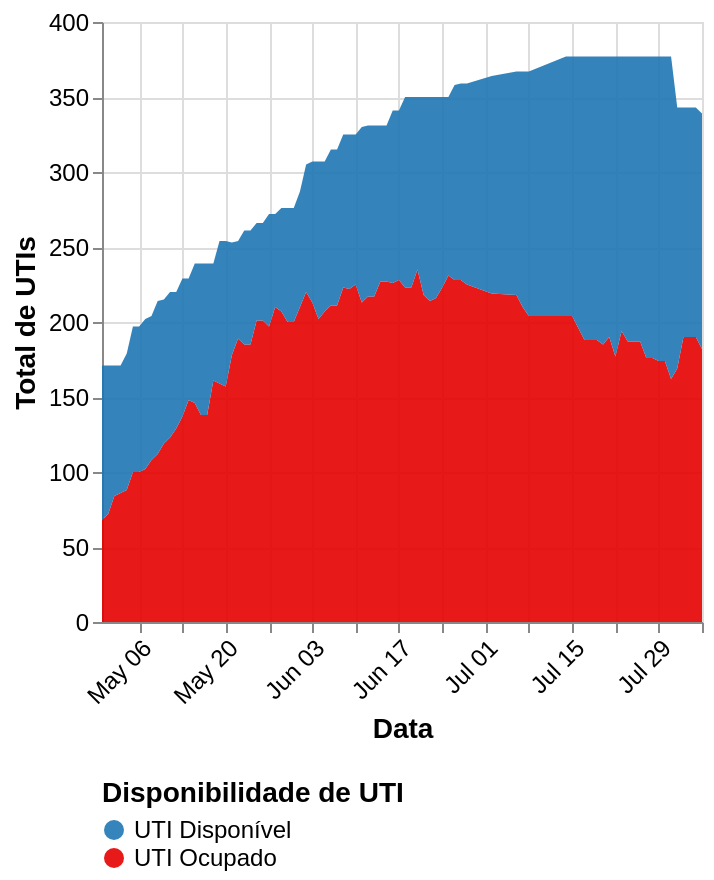

Express this chart as Vega-Lite.
### Vega-Lite specification from a JSON file in a GitHub repository (floating-point values rounded to 4 significant figures)
{"$schema": "https://vega.github.io/schema/vega-lite/v5.json", "width": "container", "data": {"values": [{"data": "2020-04-30", "uti_disponivel": "103", "uti_ocupado": "68", "uti_total": "171", "enfermaria_disponivel": "328", "enfermaria_ocupado": "97", "enfermaria_total": "425", "total_disponivel": "431", "total_ocupado": "165", "total": "596"}, {"data": "2020-05-01", "uti_disponivel": "99", "uti_ocupado": "72", "uti_total": "171", "enfermaria_disponivel": "328", "enfermaria_ocupado": "97", "enfermaria_total": "425", "total_disponivel": "427", "total_ocupado": "169", "total": "596"}, {"data": "2020-05-02", "uti_disponivel": "87", "uti_ocupado": "84", "uti_total": "171", "enfermaria_disponivel": "331", "enfermaria_ocupado": "94", "enfermaria_total": "425", "total_disponivel": "418", "total_ocupado": "178", "total": "596"}, {"data": "2020-05-03", "uti_disponivel": "85", "uti_ocupado": "86", "uti_total": "171", "enfermaria_disponivel": "322", "enfermaria_ocupado": "113", "enfermaria_total": "435", "total_disponivel": "407", "total_ocupado": "199", "total": "606"}, {"data": "2020-05-04", "uti_disponivel": "91", "uti_ocupado": "88", "uti_total": "179", "enfermaria_disponivel": "314", "enfermaria_ocupado": "122", "enfermaria_total": "436", "total_disponivel": "405", "total_ocupado": "210", "total": "615"}, {"data": "2020-05-05", "uti_disponivel": "97", "uti_ocupado": "100", "uti_total": "197", "enfermaria_disponivel": "336", "enfermaria_ocupado": "121", "enfermaria_total": "457", "total_disponivel": "433", "total_ocupado": "221", "total": "654"}, {"data": "2020-05-06", "uti_disponivel": "97", "uti_ocupado": "100", "uti_total": "197", "enfermaria_disponivel": "345", "enfermaria_ocupado": "112", "enfermaria_total": "457", "total_disponivel": "442", "total_ocupado": "212", "total": "654"}, {"data": "2020-05-07", "uti_disponivel": "100", "uti_ocupado": "102", "uti_total": "202", "enfermaria_disponivel": "345", "enfermaria_ocupado": "123", "enfermaria_total": "468", "total_disponivel": "445", "total_ocupado": "225", "total": "670"}, {"data": "2020-05-08", "uti_disponivel": "96", "uti_ocupado": "108", "uti_total": "204", "enfermaria_disponivel": "333", "enfermaria_ocupado": "137", "enfermaria_total": "470", "total_disponivel": "429", "total_ocupado": "245", "total": "674"}, {"data": "2020-05-09", "uti_disponivel": "102", "uti_ocupado": "112", "uti_total": "214", "enfermaria_disponivel": "326", "enfermaria_ocupado": "144", "enfermaria_total": "470", "total_disponivel": "428", "total_ocupado": "256", "total": "684"}, {"data": "2020-05-10", "uti_disponivel": "96", "uti_ocupado": "119", "uti_total": "215", "enfermaria_disponivel": "332", "enfermaria_ocupado": "138", "enfermaria_total": "470", "total_disponivel": "428", "total_ocupado": "257", "total": "685"}, {"data": "2020-05-11", "uti_disponivel": "97", "uti_ocupado": "123", "uti_total": "220", "enfermaria_disponivel": "323", "enfermaria_ocupado": "147", "enfermaria_total": "470", "total_disponivel": "420", "total_ocupado": "270", "total": "690"}, {"data": "2020-05-12", "uti_disponivel": "91", "uti_ocupado": "129", "uti_total": "220", "enfermaria_disponivel": "326", "enfermaria_ocupado": "144", "enfermaria_total": "470", "total_disponivel": "417", "total_ocupado": "273", "total": "690"}, {"data": "2020-05-13", "uti_disponivel": "92", "uti_ocupado": "137", "uti_total": "229", "enfermaria_disponivel": "328", "enfermaria_ocupado": "146", "enfermaria_total": "474", "total_disponivel": "420", "total_ocupado": "283", "total": "703"}, {"data": "2020-05-14", "uti_disponivel": "81", "uti_ocupado": "148", "uti_total": "229", "enfermaria_disponivel": "310", "enfermaria_ocupado": "164", "enfermaria_total": "474", "total_disponivel": "391", "total_ocupado": "312", "total": "703"}, {"data": "2020-05-15", "uti_disponivel": "93", "uti_ocupado": "146", "uti_total": "239", "enfermaria_disponivel": "287", "enfermaria_ocupado": "206", "enfermaria_total": "493", "total_disponivel": "380", "total_ocupado": "352", "total": "732"}, {"data": "2020-05-16", "uti_disponivel": "101", "uti_ocupado": "138", "uti_total": "239", "enfermaria_disponivel": "267", "enfermaria_ocupado": "228", "enfermaria_total": "495", "total_disponivel": "368", "total_ocupado": "366", "total": "734"}, {"data": "2020-05-17", "uti_disponivel": "101", "uti_ocupado": "138", "uti_total": "239", "enfermaria_disponivel": "267", "enfermaria_ocupado": "228", "enfermaria_total": "495", "total_disponivel": "368", "total_ocupado": "366", "total": "734"}, {"data": "2020-05-18", "uti_disponivel": "78", "uti_ocupado": "161", "uti_total": "239", "enfermaria_disponivel": "239", "enfermaria_ocupado": "256", "enfermaria_total": "495", "total_disponivel": "317", "total_ocupado": "417", "total": "734"}, {"data": "2020-05-19", "uti_disponivel": "95", "uti_ocupado": "159", "uti_total": "254", "enfermaria_disponivel": "239", "enfermaria_ocupado": "256", "enfermaria_total": "495", "total_disponivel": "334", "total_ocupado": "415", "total": "749"}, {"data": "2020-05-20", "uti_disponivel": "97", "uti_ocupado": "157", "uti_total": "254", "enfermaria_disponivel": "260", "enfermaria_ocupado": "265", "enfermaria_total": "525", "total_disponivel": "357", "total_ocupado": "422", "total": "779"}, {"data": "2020-05-21", "uti_disponivel": "75", "uti_ocupado": "178", "uti_total": "253", "enfermaria_disponivel": "286", "enfermaria_ocupado": "245", "enfermaria_total": "531", "total_disponivel": "361", "total_ocupado": "423", "total": "784"}, {"data": "2020-05-22", "uti_disponivel": "65", "uti_ocupado": "189", "uti_total": "254", "enfermaria_disponivel": "275", "enfermaria_ocupado": "254", "enfermaria_total": "529", "total_disponivel": "340", "total_ocupado": "443", "total": "783"}, {"data": "2020-05-23", "uti_disponivel": "76", "uti_ocupado": "185", "uti_total": "261", "enfermaria_disponivel": "254", "enfermaria_ocupado": "278", "enfermaria_total": "532", "total_disponivel": "330", "total_ocupado": "463", "total": "793"}, {"data": "2020-05-24", "uti_disponivel": "76", "uti_ocupado": "185", "uti_total": "261", "enfermaria_disponivel": "254", "enfermaria_ocupado": "278", "enfermaria_total": "532", "total_disponivel": "330", "total_ocupado": "463", "total": "793"}, {"data": "2020-05-25", "uti_disponivel": "65", "uti_ocupado": "201", "uti_total": "266", "enfermaria_disponivel": "248", "enfermaria_ocupado": "284", "enfermaria_total": "532", "total_disponivel": "313", "total_ocupado": "485", "total": "798"}, {"data": "2020-05-26", "uti_disponivel": "65", "uti_ocupado": "201", "uti_total": "266", "enfermaria_disponivel": "248", "enfermaria_ocupado": "284", "enfermaria_total": "532", "total_disponivel": "313", "total_ocupado": "485", "total": "798"}, {"data": "2020-05-27", "uti_disponivel": "75", "uti_ocupado": "197", "uti_total": "272", "enfermaria_disponivel": "251", "enfermaria_ocupado": "283", "enfermaria_total": "534", "total_disponivel": "326", "total_ocupado": "480", "total": "806"}, {"data": "2020-05-28", "uti_disponivel": "62", "uti_ocupado": "210", "uti_total": "272", "enfermaria_disponivel": "247", "enfermaria_ocupado": "287", "enfermaria_total": "534", "total_disponivel": "309", "total_ocupado": "497", "total": "806"}, {"data": "2020-05-29", "uti_disponivel": "69", "uti_ocupado": "207", "uti_total": "276", "enfermaria_disponivel": "263", "enfermaria_ocupado": "277", "enfermaria_total": "540", "total_disponivel": "332", "total_ocupado": "484", "total": "816"}, {"data": "2020-05-30", "uti_disponivel": "76", "uti_ocupado": "200", "uti_total": "276", "enfermaria_disponivel": "266", "enfermaria_ocupado": "274", "enfermaria_total": "540", "total_disponivel": "342", "total_ocupado": "474", "total": "816"}, {"data": "2020-05-31", "uti_disponivel": "76", "uti_ocupado": "200", "uti_total": "276", "enfermaria_disponivel": "266", "enfermaria_ocupado": "274", "enfermaria_total": "540", "total_disponivel": "342", "total_ocupado": "474", "total": "816"}, {"data": "2020-06-01", "uti_disponivel": "77", "uti_ocupado": "210", "uti_total": "287", "enfermaria_disponivel": "271", "enfermaria_ocupado": "283", "enfermaria_total": "554", "total_disponivel": "348", "total_ocupado": "493", "total": "841"}, {"data": "2020-06-02", "uti_disponivel": "85", "uti_ocupado": "220", "uti_total": "305", "enfermaria_disponivel": "278", "enfermaria_ocupado": "306", "enfermaria_total": "584", "total_disponivel": "391", "total_ocupado": "498", "total": "889"}, {"data": "2020-06-03", "uti_disponivel": "94", "uti_ocupado": "213", "uti_total": "307", "enfermaria_disponivel": "274", "enfermaria_ocupado": "310", "enfermaria_total": "584", "total_disponivel": "404", "total_ocupado": "487", "total": "891"}, {"data": "2020-06-04", "uti_disponivel": "105", "uti_ocupado": "202", "uti_total": "307", "enfermaria_disponivel": "273", "enfermaria_ocupado": "313", "enfermaria_total": "586", "total_disponivel": "418", "total_ocupado": "475", "total": "893"}, {"data": "2020-06-05", "uti_disponivel": "100", "uti_ocupado": "207", "uti_total": "307", "enfermaria_disponivel": "286", "enfermaria_ocupado": "300", "enfermaria_total": "586", "total_disponivel": "400", "total_ocupado": "493", "total": "893"}, {"data": "2020-06-06", "uti_disponivel": "104", "uti_ocupado": "211", "uti_total": "315", "enfermaria_disponivel": "269", "enfermaria_ocupado": "317", "enfermaria_total": "586", "total_disponivel": "373", "total_ocupado": "528", "total": "901"}, {"data": "2020-06-07", "uti_disponivel": "104", "uti_ocupado": "211", "uti_total": "315", "enfermaria_disponivel": "269", "enfermaria_ocupado": "317", "enfermaria_total": "586", "total_disponivel": "373", "total_ocupado": "528", "total": "901"}, {"data": "2020-06-08", "uti_disponivel": "102", "uti_ocupado": "223", "uti_total": "325", "enfermaria_disponivel": "266", "enfermaria_ocupado": "323", "enfermaria_total": "589", "total_disponivel": "368", "total_ocupado": "546", "total": "914"}, {"data": "2020-06-09", "uti_disponivel": "103", "uti_ocupado": "222", "uti_total": "325", "enfermaria_disponivel": "269", "enfermaria_ocupado": "320", "enfermaria_total": "589", "total_disponivel": "372", "total_ocupado": "542", "total": "914"}, {"data": "2020-06-10", "uti_disponivel": "100", "uti_ocupado": "225", "uti_total": "325", "enfermaria_disponivel": "291", "enfermaria_ocupado": "298", "enfermaria_total": "589", "total_disponivel": "391", "total_ocupado": "523", "total": "914"}, {"data": "2020-06-11", "uti_disponivel": "117", "uti_ocupado": "213", "uti_total": "330", "enfermaria_disponivel": "278", "enfermaria_ocupado": "311", "enfermaria_total": "589", "total_disponivel": "395", "total_ocupado": "524", "total": "919"}, {"data": "2020-06-12", "uti_disponivel": "114", "uti_ocupado": "217", "uti_total": "331", "enfermaria_disponivel": "280", "enfermaria_ocupado": "309", "enfermaria_total": "589", "total_disponivel": "394", "total_ocupado": "526", "total": "920"}, {"data": "2020-06-13", "uti_disponivel": "114", "uti_ocupado": "217", "uti_total": "331", "enfermaria_disponivel": "280", "enfermaria_ocupado": "309", "enfermaria_total": "589", "total_disponivel": "394", "total_ocupado": "526", "total": "920"}, {"data": "2020-06-14", "uti_disponivel": "104", "uti_ocupado": "227", "uti_total": "331", "enfermaria_disponivel": "294", "enfermaria_ocupado": "295", "enfermaria_total": "589", "total_disponivel": "399", "total_ocupado": "521", "total": "920"}, {"data": "2020-06-15", "uti_disponivel": "104", "uti_ocupado": "227", "uti_total": "331", "enfermaria_disponivel": "294", "enfermaria_ocupado": "295", "enfermaria_total": "589", "total_disponivel": "399", "total_ocupado": "521", "total": "920"}, {"data": "2020-06-16", "uti_disponivel": "115", "uti_ocupado": "226", "uti_total": "341", "enfermaria_disponivel": "312", "enfermaria_ocupado": "277", "enfermaria_total": "589", "total_disponivel": "427", "total_ocupado": "503", "total": "930"}, {"data": "2020-06-17", "uti_disponivel": "113", "uti_ocupado": "228", "uti_total": "341", "enfermaria_disponivel": "320", "enfermaria_ocupado": "269", "enfermaria_total": "589", "total_disponivel": "433", "total_ocupado": "497", "total": "930"}, {"data": "2020-06-18", "uti_disponivel": "127", "uti_ocupado": "223", "uti_total": "350", "enfermaria_disponivel": "349", "enfermaria_ocupado": "260", "enfermaria_total": "609", "total_disponivel": "476", "total_ocupado": "483", "total": "959"}, {"data": "2020-06-19", "uti_disponivel": "127", "uti_ocupado": "223", "uti_total": "350", "enfermaria_disponivel": "349", "enfermaria_ocupado": "260", "enfermaria_total": "609", "total_disponivel": "476", "total_ocupado": "483", "total": "959"}, {"data": "2020-06-20", "uti_disponivel": "115", "uti_ocupado": "235", "uti_total": "350", "enfermaria_disponivel": "336", "enfermaria_ocupado": "273", "enfermaria_total": "609", "total_disponivel": "451", "total_ocupado": "508", "total": "959"}, {"data": "2020-06-21", "uti_disponivel": "132", "uti_ocupado": "218", "uti_total": "350", "enfermaria_disponivel": "333", "enfermaria_ocupado": "276", "enfermaria_total": "609", "total_disponivel": "465", "total_ocupado": "494", "total": "959"}, {"data": "2020-06-22", "uti_disponivel": "136", "uti_ocupado": "214", "uti_total": "350", "enfermaria_disponivel": "329", "enfermaria_ocupado": "280", "enfermaria_total": "609", "total_disponivel": "465", "total_ocupado": "494", "total": "959"}, {"data": "2020-06-23", "uti_disponivel": "134", "uti_ocupado": "216", "uti_total": "350", "enfermaria_disponivel": "325", "enfermaria_ocupado": "284", "enfermaria_total": "609", "total_disponivel": "459", "total_ocupado": "500", "total": "959"}, {"data": "2020-06-24", "uti_disponivel": "127", "uti_ocupado": "223", "uti_total": "350", "enfermaria_disponivel": "352", "enfermaria_ocupado": "257", "enfermaria_total": "609", "total_disponivel": "479", "total_ocupado": "480", "total": "959"}, {"data": "2020-06-25", "uti_disponivel": "119", "uti_ocupado": "231", "uti_total": "350", "enfermaria_disponivel": "368", "enfermaria_ocupado": "241", "enfermaria_total": "609", "total_disponivel": "487", "total_ocupado": "472", "total": "959"}, {"data": "2020-06-26", "uti_disponivel": "130", "uti_ocupado": "228", "uti_total": "358", "enfermaria_disponivel": "379", "enfermaria_ocupado": "230", "enfermaria_total": "609", "total_disponivel": "509", "total_ocupado": "458", "total": "967"}, {"data": "2020-06-27", "uti_disponivel": "131", "uti_ocupado": "228", "uti_total": "359", "enfermaria_disponivel": "376", "enfermaria_ocupado": "239", "enfermaria_total": "615", "total_disponivel": "507", "total_ocupado": "467", "total": "974"}, {"data": "2020-06-28", "uti_disponivel": "134", "uti_ocupado": "225", "uti_total": "359", "enfermaria_disponivel": "366", "enfermaria_ocupado": "249", "enfermaria_total": "615", "total_disponivel": "500", "total_ocupado": "474", "total": "974"}, {"data": "2020-07-02", "uti_disponivel": "145", "uti_ocupado": "219", "uti_total": "364", "enfermaria_disponivel": "433", "enfermaria_ocupado": "217", "enfermaria_total": "650", "total_disponivel": "578", "total_ocupado": "436", "total": "1014"}, {"data": "2020-07-06", "uti_disponivel": "149", "uti_ocupado": "218", "uti_total": "367", "enfermaria_disponivel": "412", "enfermaria_ocupado": "238", "enfermaria_total": "650", "total_disponivel": "561", "total_ocupado": "456", "total": "1017"}, {"data": "2020-07-07", "uti_disponivel": "157", "uti_ocupado": "210", "uti_total": "367", "enfermaria_disponivel": "410", "enfermaria_ocupado": "240", "enfermaria_total": "650", "total_disponivel": "567", "total_ocupado": "450", "total": "1017"}, {"data": "2020-07-08", "uti_disponivel": "163", "uti_ocupado": "204", "uti_total": "367", "enfermaria_disponivel": "415", "enfermaria_ocupado": "235", "enfermaria_total": "650", "total_disponivel": "578", "total_ocupado": "439", "total": "1017"}, {"data": "2020-07-14", "uti_disponivel": "173", "uti_ocupado": "204", "uti_total": "377", "enfermaria_disponivel": "428", "enfermaria_ocupado": "232", "enfermaria_total": "660", "total_disponivel": "601", "total_ocupado": "436", "total": "1037"}, {"data": "2020-07-15", "uti_disponivel": "173", "uti_ocupado": "204", "uti_total": "377", "enfermaria_disponivel": "428", "enfermaria_ocupado": "232", "enfermaria_total": "660", "total_disponivel": "601", "total_ocupado": "436", "total": "1037"}, {"data": "2020-07-17", "uti_disponivel": "189", "uti_ocupado": "188", "uti_total": "377", "enfermaria_disponivel": "405", "enfermaria_ocupado": "255", "enfermaria_total": "660", "total_disponivel": "594", "total_ocupado": "443", "total": "1037"}, {"data": "2020-07-18", "uti_disponivel": "189", "uti_ocupado": "188", "uti_total": "377", "enfermaria_disponivel": "405", "enfermaria_ocupado": "255", "enfermaria_total": "660", "total_disponivel": "594", "total_ocupado": "443", "total": "1037"}, {"data": "2020-07-19", "uti_disponivel": "189", "uti_ocupado": "188", "uti_total": "377", "enfermaria_disponivel": "405", "enfermaria_ocupado": "255", "enfermaria_total": "660", "total_disponivel": "594", "total_ocupado": "443", "total": "1037"}, {"data": "2020-07-20", "uti_disponivel": "192", "uti_ocupado": "185", "uti_total": "377", "enfermaria_disponivel": "413", "enfermaria_ocupado": "247", "enfermaria_total": "660", "total_disponivel": "605", "total_ocupado": "432", "total": "1037"}, {"data": "2020-07-21", "uti_disponivel": "187", "uti_ocupado": "190", "uti_total": "377", "enfermaria_disponivel": "418", "enfermaria_ocupado": "242", "enfermaria_total": "660", "total_disponivel": "605", "total_ocupado": "432", "total": "1037"}, {"data": "2020-07-22", "uti_disponivel": "200", "uti_ocupado": "177", "uti_total": "377", "enfermaria_disponivel": "407", "enfermaria_ocupado": "253", "enfermaria_total": "660", "total_disponivel": "607", "total_ocupado": "430", "total": "1037"}, {"data": "2020-07-23", "uti_disponivel": "183", "uti_ocupado": "194", "uti_total": "377", "enfermaria_disponivel": "418", "enfermaria_ocupado": "242", "enfermaria_total": "660", "total_disponivel": "601", "total_ocupado": "436", "total": "1037"}, {"data": "2020-07-24", "uti_disponivel": "190", "uti_ocupado": "187", "uti_total": "377", "enfermaria_disponivel": "429", "enfermaria_ocupado": "231", "enfermaria_total": "660", "total_disponivel": "619", "total_ocupado": "418", "total": "1037"}, {"data": "2020-07-25", "uti_disponivel": "190", "uti_ocupado": "187", "uti_total": "377", "enfermaria_disponivel": "429", "enfermaria_ocupado": "231", "enfermaria_total": "660", "total_disponivel": "619", "total_ocupado": "418", "total": "1037"}, {"data": "2020-07-26", "uti_disponivel": "190", "uti_ocupado": "187", "uti_total": "377", "enfermaria_disponivel": "429", "enfermaria_ocupado": "231", "enfermaria_total": "660", "total_disponivel": "619", "total_ocupado": "418", "total": "1037"}, {"data": "2020-07-27", "uti_disponivel": "201", "uti_ocupado": "176", "uti_total": "377", "enfermaria_disponivel": "428", "enfermaria_ocupado": "232", "enfermaria_total": "660", "total_disponivel": "629", "total_ocupado": "408", "total": "1037"}, {"data": "2020-07-28", "uti_disponivel": "201", "uti_ocupado": "176", "uti_total": "377", "enfermaria_disponivel": "428", "enfermaria_ocupado": "232", "enfermaria_total": "660", "total_disponivel": "629", "total_ocupado": "408", "total": "1037"}, {"data": "2020-07-29", "uti_disponivel": "203", "uti_ocupado": "174", "uti_total": "377", "enfermaria_disponivel": "453", "enfermaria_ocupado": "207", "enfermaria_total": "660", "total_disponivel": "656", "total_ocupado": "381", "total": "1037"}, {"data": "2020-07-30", "uti_disponivel": "203", "uti_ocupado": "174", "uti_total": "377", "enfermaria_disponivel": "453", "enfermaria_ocupado": "207", "enfermaria_total": "660", "total_disponivel": "656", "total_ocupado": "381", "total": "1037"}, {"data": "2020-07-31", "uti_disponivel": "215", "uti_ocupado": "162", "uti_total": "377", "enfermaria_disponivel": "464", "enfermaria_ocupado": "196", "enfermaria_total": "660", "total_disponivel": "679", "total_ocupado": "358", "total": "1037"}, {"data": "2020-08-01", "uti_disponivel": "174", "uti_ocupado": "169", "uti_total": "343", "enfermaria_disponivel": "295", "enfermaria_ocupado": "185", "enfermaria_total": "480", "total_disponivel": "469", "total_ocupado": "354", "total": "823"}, {"data": "2020-08-02", "uti_disponivel": "153", "uti_ocupado": "190", "uti_total": "343", "enfermaria_disponivel": "297", "enfermaria_ocupado": "179", "enfermaria_total": "476", "total_disponivel": "450", "total_ocupado": "369", "total": "819"}, {"data": "2020-08-03", "uti_disponivel": "153", "uti_ocupado": "190", "uti_total": "343", "enfermaria_disponivel": "297", "enfermaria_ocupado": "179", "enfermaria_total": "476", "total_disponivel": "450", "total_ocupado": "369", "total": "819"}, {"data": "2020-08-04", "uti_disponivel": "153", "uti_ocupado": "190", "uti_total": "343", "enfermaria_disponivel": "297", "enfermaria_ocupado": "179", "enfermaria_total": "476", "total_disponivel": "450", "total_ocupado": "369", "total": "819"}, {"data": "2020-08-05", "uti_disponivel": "157", "uti_ocupado": "182", "uti_total": "339", "enfermaria_disponivel": "286", "enfermaria_ocupado": "194", "enfermaria_total": "480", "total_disponivel": "443", "total_ocupado": "376", "total": "819"}], "format": {"parse": {"data": "date"}}}, "transform": [{"fold": ["uti_ocupado", "uti_disponivel"]}, {"calculate": "if((datum.key === 'uti_disponivel'),'UTI Disponível',datum.key)", "as": "key"}, {"calculate": "if((datum.key === 'uti_ocupado'),'UTI Ocupado',datum.key)", "as": "key"}, {"calculate": "datum.uti_disponivel / datum.uti_total", "as": "percentual_uti_disponivel"}, {"calculate": "datum.uti_ocupado / datum.uti_total", "as": "percentual_uti_ocupado"}], "mark": {"type": "area", "opacity": 0.9}, "encoding": {"tooltip": [{"type": "temporal", "field": "data", "title": "Data"}, {"type": "quantitative", "field": "uti_disponivel", "title": "UTIs Disponíveis"}, {"type": "quantitative", "field": "uti_ocupado", "title": "UTIs Ocupadas"}, {"type": "quantitative", "field": "percentual_uti_disponivel", "title": "UTIs Disponíveis (%)", "format": ".2%"}, {"type": "quantitative", "field": "percentual_uti_ocupado", "title": "UTIs Ocupadas (%)", "format": ".2%"}], "x": {"timeUnit": "monthdate", "field": "data", "type": "temporal", "axis": {"labelAngle": 315, "labelFontSize": 12, "title": "Data", "titleFontSize": 14}}, "y": {"field": "value", "type": "quantitative", "axis": {"labelFontSize": 12, "title": "Total de UTIs", "titleFontSize": 14}}, "color": {"field": "key", "type": "nominal", "legend": {"columns": 1, "labelFontSize": 12, "orient": "bottom", "title": "Disponibilidade de UTI", "titleFontSize": 14}, "scale": {"domain": ["UTI Disponível", "UTI Ocupado"], "range": ["#1f77b4", "#e60000"]}}}}
